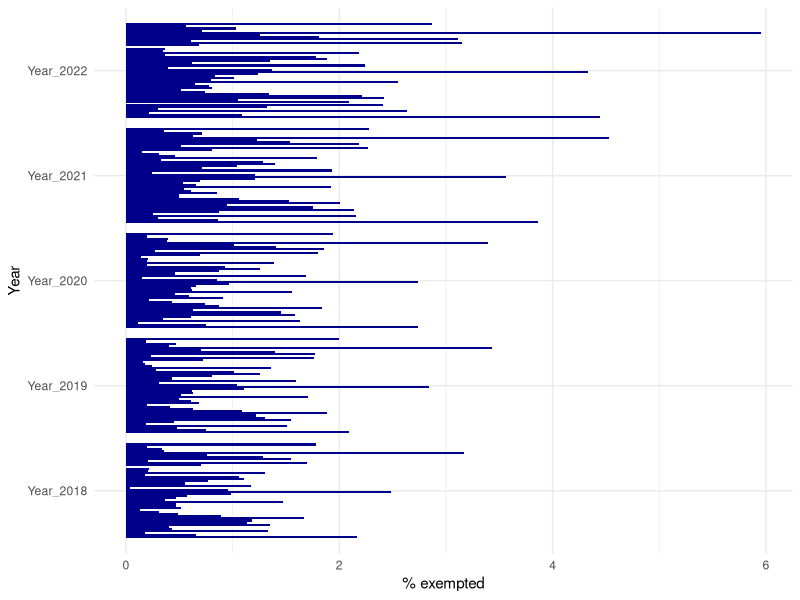
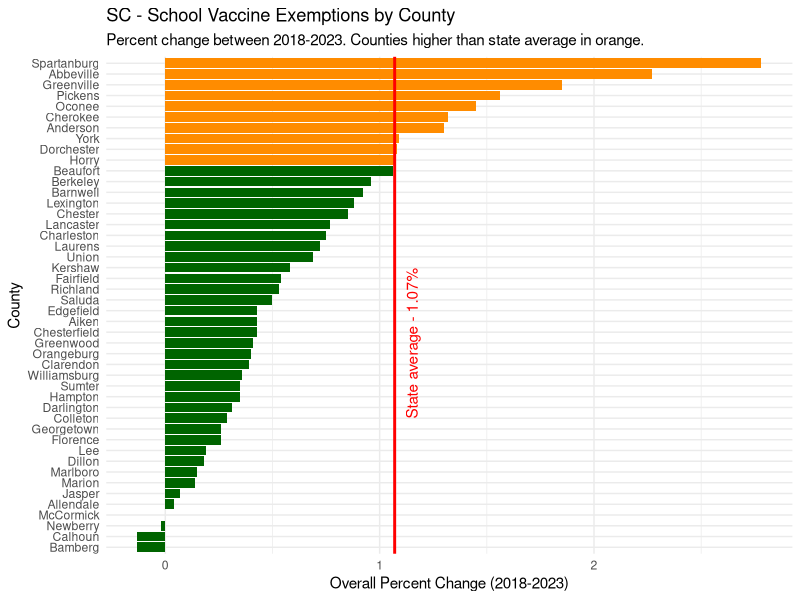

Here is the R script that generated these plots, in order:
library(tidyverse)
library(readxl)

data_source <- 
  "https://dph.sc.gov/sites/scdph/files/media/document/Religious_Exemption_Rates_Last_5_School_Years_as_of_22-23.pdf"

vax_data <-
  read_excel(
    "Religious exemptions through 2023.xlsx",
    sheet = 2
  )

vax_clean <-
  vax_data |> 
  select(
    County,
    `2018-2019_pct`,
    `2019-2020_pct`,
    `2020-2021_pct`,
    `2021-2022_pct`,
    `2022-2023_pct`
  ) |> 
  rename(
    "Year_2018" = `2018-2019_pct`,
    "Year_2019" = `2019-2020_pct`,
    "Year_2020" = `2020-2021_pct`,
    "Year_2021" = `2021-2022_pct`,
    "Year_2022" = `2022-2023_pct`
  ) |> 
  pivot_longer(
    2:6,
    names_to = "Year",
    values_to = "% exempted"
  ) |> 
  mutate(
    `% exempted` = `% exempted` * 100
  ) |> 
  group_by(
    County
  ) |> 
  ungroup() |> 
  arrange(Year, County)

theme_set(theme_minimal())

ggplot(
  data = vax_clean |> filter(County != "Statewide"),
  aes(x = Year, y = `% exempted`, group = County, fill = "darkblue")
) +
  scale_fill_manual(values = "darkblue") +
  geom_col(position = position_dodge()) +
  coord_flip() +
  theme(
    legend.position = "none"
  )

vax_overall_increase <-
  vax_clean |> 
  filter(
    Year %in% c("Year_2018", "Year_2022")
  ) |> 
  pivot_wider(
    names_from = "Year",
    values_from = "% exempted"
  ) |> 
  mutate(
    pct_change = Year_2022 - Year_2018
  )

state_avg <-
  vax_overall_increase |> 
  filter(County == "Statewide") |> 
  pull(pct_change)

overall_change_graph <-
  ggplot(
  data = vax_overall_increase |> 
    filter(County != "Statewide"),
  aes(x = reorder(County, pct_change), y = pct_change, fill = if_else(pct_change > state_avg, "darkorange", "dark green"))
) +
  geom_col(position = position_dodge()) +
  scale_fill_manual(values = c("darkorange" = "darkorange", "dark green" = "dark green")) +
  coord_flip() +
  theme(
    legend.position = "none"
  ) +
  geom_hline(
    yintercept = state_avg,
    color = "red",
    linewidth = 1
  ) +
  annotate(
    "text",
    x = 20,
    y = 1.15,
    label = "State average - 1.07%",
    color = "red",
    angle = 90
  ) +
  labs(
    title = "SC - School Vaccine Exemptions by County",
    subtitle = "Percent change between 2018-2023. Counties higher than state average in orange."
  ) +
  ylab("Overall Percent Change (2018-2023)") +
  xlab("County")
  

ggsave(
  "Overall change graph.png",
  plot = overall_change_graph
)
